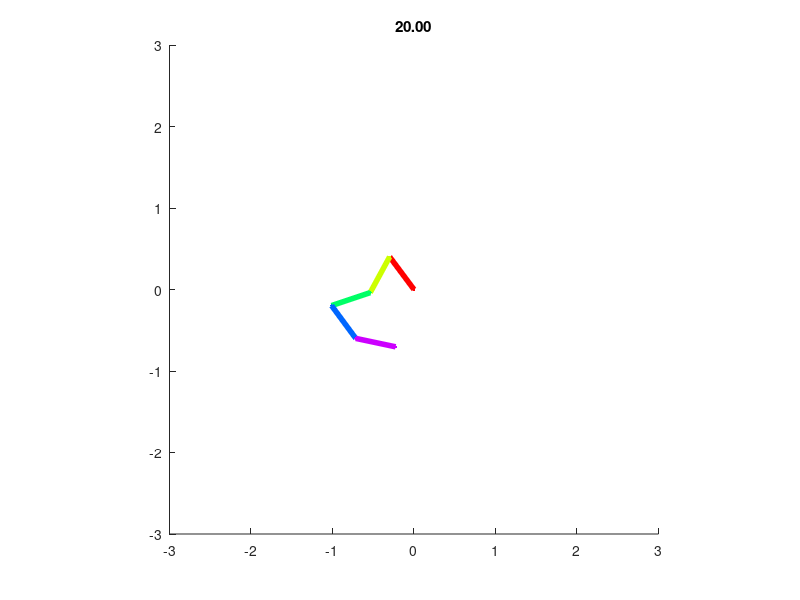

Write MATLAB code to recreate this figure.
% Animates a robotic arm in real time simulated by modelyze
clear all; close all; clc

filepath = '../../demo';
filename = 'modular-pendulums.moz';

useSaved = 1;   % Use a saved simulation instead of simulating
if useSaved
    load('QuintuplePendulum.mat');
else
    % Perform simulation
    d = ExecuteModelyze(filepath,filename);
    if isempty(d); return; end % ERROR
    % Arm lengths: TODO: make acquiring these automatic
    L(1) = 0.5; L(2) = 0.5;
end

N = size(d.data,2) - 1; % How many entries in addition to time
if N == 0; error('MODELYZE DATA CONTAINS ONLY TIME'); end;

% In order for this program to recognize the angles they have to be named
% th_1, th_2 etc. TODO: make more of these for forces, torques, positions
% etc.
iAngles = [];
for i = 2:(N+1)
    if regexpi(d.textdata{i},'th_\d') == 1
        n = strsplit(d.textdata{i},'_');
        iAngles(str2double(n{end})) = i;
    end
end
iAngles(iAngles == 0) = []; % Removes zeros

% TEMPORARY!
if length(iAngles) > length(L)
    disp('Not enough lengths defined, assuming everything is 0.5');
    L = 0.5*ones(size(iAngles));
end

if length(L) < length(iAngles)
    error('There is not enough arm lengths defined');
end
if isempty(iAngles)
    s = ''; for i = 2:(N+1); s = strcat(s,[' ',d.textdata{i},',']); end;
    error('No plottable data retrieved from modelyze (Got:%s)',s(1:end-1));
end
    

% Sets up main figure
fig = figure(1);
scrz = get(0,'ScreenSize');
FIGURE_X = 0.75*min(scrz(3),scrz(4)); FIGURE_Y = FIGURE_X;
set(fig,'Position',...
    [scrz(3)/2-FIGURE_X/2 scrz(4)/2-FIGURE_Y/2 FIGURE_X FIGURE_Y]);
clear FIGURE_X FIGURE_Y scrz

axis equal
axis manual
axis([-1.2*sum(L(1:length(iAngles))) 1.2*sum(L(1:length(iAngles)))...
    -1.2*sum(L(1:length(iAngles))) 1.2*sum(L(1:length(iAngles)))]);
hold on

% Sets up plot handles
p = [];
cm = hsv(length(iAngles));
for i = 1:length(iAngles)
    p(i) = plot(NaN,NaN);
    set(p(i),'Color',cm(i,:),'LineWidth',4,'LineStyle','-');
end

% Animates it
pause(0.1);
timescaling = 1;
tic;
while timescaling*toc < d.data(end,1) && ishandle(fig)
    i = find(timescaling*toc < d.data(:,1),1);
    
    % Plots the links!
    xl = 0; yl = 0;
    for il = 1:length(p)
        xn = xl + L(il)*cos(d.data(i,iAngles(il)));
        yn = yl + L(il)*sin(d.data(i,iAngles(il)));
        set(p(il),'XData',[xl xn],'YData',[yl yn]);
        xl = xn; yl = yn;        
    end
    
    title(sprintf('%0.2f',d.data(i,1)));
    
    drawnow;
    pause(0.01);
end







